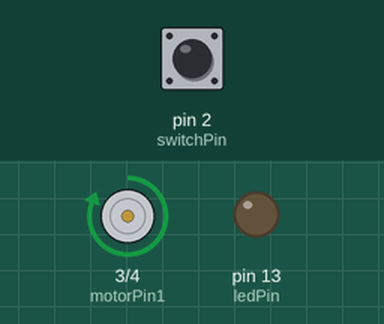
Bench run of a sketch on a simulated Arduino Uno, built with avr-gcc and run on an emulated ATmega328P. Parts: motor-driver pin pairs drawn as motors (green arrow = first pin HIGH = forward, orange = second pin HIGH = backward, longer = more drive, scaled by the enable pin), output pins drawn as LEDs (lit = HIGH). Inputs (shaded band) come from the test bench; at power-on: pin 2 (switchPin) LOW.

Above: at 1.5 s.
1.6 s: pin 2 (switchPin) pulled HIGH for 0.15 s
At 1.67 s:
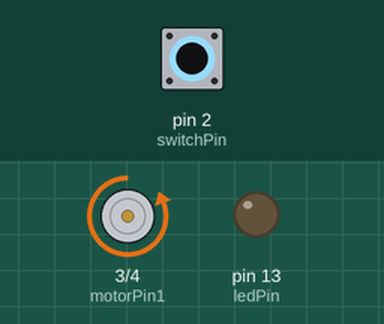
3.2 s: pin 2 (switchPin) pulled HIGH for 3.2 s
At 7.4 s:
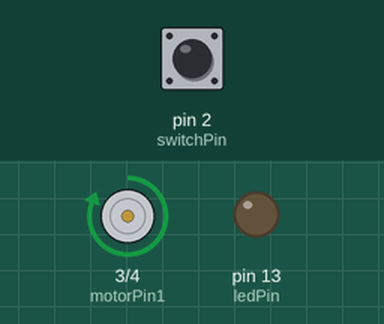
Timing chart, 0 to 8.9 s (numbered marks = the images above; inputs shaded):
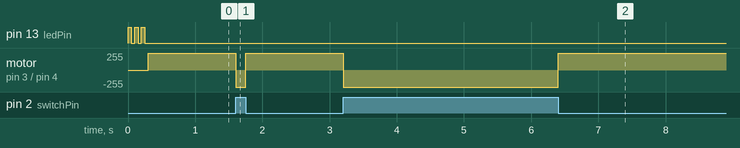

Measured:
- after the input at 1.6 s, motor on pin 3 (motorPin1) / pin 4 (motorPin2): forward 255/255 → backward 255/255 at once, → forward 255/255 0.15 s later
- after the input at 3.2 s, motor on pin 3 (motorPin1) / pin 4 (motorPin2): forward 255/255 → backward 255/255 at once, → forward 255/255 3.2 s later

The sketch:

MotorDriving.ino
```cpp
int switchPin = 2;    // switch input
int motorPin1 = 3;    // H-bridge leg 1
int motorPin2 = 4;    // H-bridge leg 2
int speedPin = 9;     // H-bridge enable pin
int ledPin = 13;      //LED

void setup() {
    // set the switch as an input:
    pinMode(switchPin, INPUT);

    // set all the other pins you're using as outputs:
    pinMode(motorPin1 , OUTPUT);
    pinMode(motorPin2 , OUTPUT);
    pinMode(speedPin, OUTPUT);
    pinMode(ledPin, OUTPUT);

    // set speedPin high so that motor can turn on:
    digitalWrite(speedPin, HIGH);

    // this is borrowed from Tom Igoe and is a nice way to debug
    // your circuit, if the light blinks 3 times after the initial
    // startup that's probably an indication that the Arduino has reset itself
    // because the motor caused a short
    blinkLED(ledPin, 3, 100);
}

void loop() {
    if (digitalRead(switchPin) == HIGH) {
        digitalWrite(motorPin1, LOW);   // set 1A on the H-bridge low
        digitalWrite(motorPin2, HIGH);  // set 2A on the H-bridge high
    } else {
        digitalWrite(motorPin1, HIGH);  // set 1A on the H-bridge high
        digitalWrite(motorPin2, LOW);   // set 2A on the H-bridge low
    }
}

// this method just blinks an LED for debugging
void blinkLED(int whatPin, int howManyTimes, int milliSecs) {
    int i = 0;
    for ( i = 0; i < howManyTimes; i++) {
        digitalWrite(whatPin, HIGH);
        delay(milliSecs/2);
        digitalWrite(whatPin, LOW);
        delay(milliSecs/2);
    }
}
```
